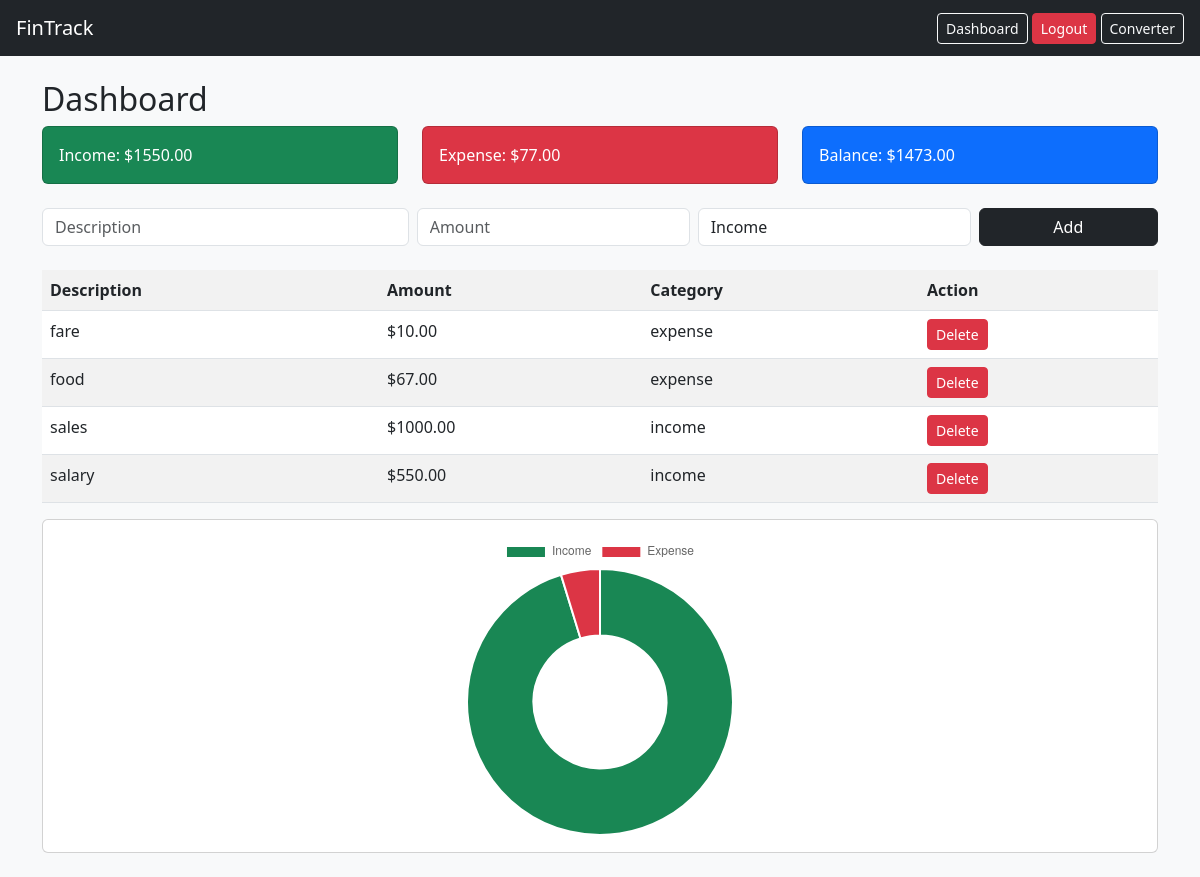
Page /dashboard (signed in) on the committed database.
### app.py (models this page shows)
class Transaction(db.Model):
    id = db.Column(db.Integer, primary_key=True)
    description = db.Column(db.String(200))
    amount = db.Column(db.Float)
    category = db.Column(db.String(20))
    user_id = db.Column(db.Integer, db.ForeignKey("user.id"))

### app.py (the view, shortened to what this page needs)
@app.route("/dashboard", methods=["GET", "POST"])
def dashboard():
    if "user_id" not in session:
        return redirect("/login")
    user_id = session["user_id"]
    transactions = Transaction.query.filter_by(user_id=user_id).all()
    total_income = sum(t.amount for t in transactions if t.category == "income")
    total_expense = sum(t.amount for t in transactions if t.category == "expense")
    balance = total_income - total_expense
    return render_template("dashboard.html",
                           transactions=transactions,
                           total_income=total_income,
                           total_expense=total_expense,
                           balance=balance)

### templates/dashboard.html (shortened to what this page needs)
{% extends "base.html" %}
{% block content %}
<h2>Dashboard</h2>
<div class="row mb-4">
    <div class="col-md-4">
        <div class="card bg-success text-white p-3">
            Income: ${{ "%.2f"|format(total_income) }}
        </div>
    </div>
    <div class="col-md-4">
        <div class="card bg-danger text-white p-3">
            Expense: ${{ "%.2f"|format(total_expense) }}
        </div>
    </div>
    <div class="col-md-4">
        <div class="card bg-primary text-white p-3">
            Balance: ${{ "%.2f"|format(balance) }}
        </div>
    </div>
</div>
<form method="POST" class="row g-2 mb-4">
    <div class="col-md-4">
        <input class="form-control" name="description" placeholder="Description" required>
    </div>
    <div class="col-md-3">
        <input class="form-control" name="amount" type="number" step="0.01" placeholder="Amount" required>
    </div>
    <div class="col-md-3">
        <select class="form-control" name="category">
            <option value="income">Income</option>
        </select>
    </div>
    <div class="col-md-2">
        <button class="btn btn-dark w-100">Add</button>
    </div>
</form>
<table class="table table-striped">
    <tr>
        <th>Description</th>
        <th>Amount</th>
        <th>Category</th>
        <th>Action</th>
    </tr>
    {% for t in transactions %}
    <tr>
        <td>{{ t.description }}</td>
        <td>${{ "%.2f"|format(t.amount) }}</td>
        <td>{{ t.category }}</td>
        <td>
            <a href="/delete/{{ t.id }}" class="btn btn-sm btn-danger">Delete</a>
        </td>
    </tr>
    {% endfor %}
</table>
<div class="card p-3 mb-4">
    <div style="height: 300px;">
        <canvas id="financeChart"></canvas>
    </div>
</div>
<script>
    const ctx = document.getElementById('financeChart');
    new Chart(ctx, {
        type: 'doughnut',
        data: {
            labels: ['Income', 'Expense'],
            datasets: [{
                data: [{{ total_income }}, {{ total_expense }}],
                backgroundColor: ['#198754', '#dc3545']
            }]
        },
        options: {
            responsive: true,
            maintainAspectRatio: false
        }
    });
</script>
{% endblock %}

### templates/base.html (shortened to what this page needs)
<!DOCTYPE html>
<html>
<head>
    <link href="https://cdn.jsdelivr.net/npm/bootstrap@5.3.0/dist/css/bootstrap.min.css" rel="stylesheet">
</head>
<body class="bg-light">
<nav class="navbar navbar-dark bg-dark px-3">
    <span class="navbar-brand">FinTrack</span>
    <div>
        {% if session.get("user_id") %}
            <a href="/dashboard" class="btn btn-outline-light btn-sm">Dashboard</a>
            <a href="/logout" class="btn btn-danger btn-sm">Logout</a>
            <a href="/converter" class="btn btn-outline-light btn-sm">Converter</a>
        {% else %}
            <a href="/login" class="btn btn-outline-light btn-sm">Login</a>
            <a href="/register" class="btn btn-success btn-sm">Register</a>
        {% endif %}
    </div>
</nav>
<div class="container mt-4">
    {% block content %}{% endblock %}
</div>
</body>
</html>

### rows in the picture
Transaction: description "fare", amount "10.00", category "expense"
Transaction: description "food", amount "67.00", category "expense"
Transaction: description "sales", amount "1000.00", category "income"
Transaction: description "salary", amount "550.00", category "income"

### other values in the picture
{{ "%.2f"|format(total_income) }} "1550.00"
{{ "%.2f"|format(total_expense) }} "77.00"
{{ "%.2f"|format(balance) }} "1473.00"
chart data {{ total_income }} 1550.0
chart data {{ total_expense }} 77.0
